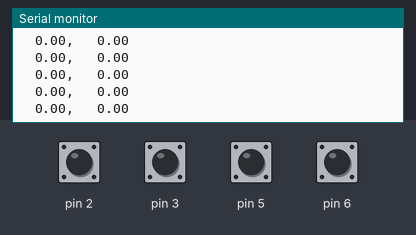
A sketch run on a simulated Arduino Uno, built with avr-gcc and run on an emulated ATmega328P. Shown: the last lines printed to the serial monitor. The test bench sets the inputs (shaded band); at power-on: pin 2, pin 3, pin 5, pin 6 HIGH.

Above: at 1.2 s.
1.3 s: pin 2 pulled LOW for 0.15 s
At 2.1 s:
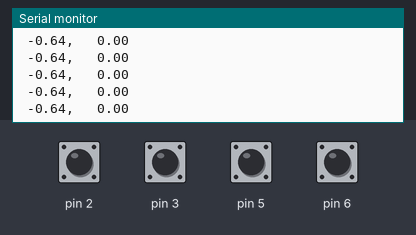
3.4 s: pin 3 pulled LOW for 0.15 s
At 4.1 s:
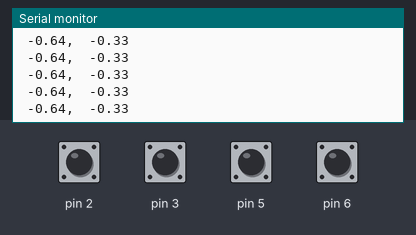

The sketch:

encoder.ino
```cpp
volatile long temp_inner, temp_outer, counter_inner = 0, counter_outer = 0; //This variable will increase or decrease depending on the rotation of encoder
float angle_inner, angle_outer;
void setup() {
  Serial.begin (9600);

  pinMode(2, INPUT_PULLUP);
  pinMode(3, INPUT_PULLUP);
  pinMode(6, INPUT_PULLUP);
  pinMode(5, INPUT_PULLUP);

  attachInterrupt(0, ai0, RISING);
  attachInterrupt(1, ai1, RISING);
  }

  void loop() {
  // Send the value of counter
  if( counter_inner != temp_inner ){
  // Serial.print("inner:");
  angle_inner = 0.0867*counter_inner - 0.7223;
  // Serial.println (angle_inner);
  temp_inner = counter_inner;
  }
  if( counter_outer != temp_outer ){
  // Serial.print("outer:");
  angle_outer = -0.1041*counter_outer - 0.2213;
  // double angle_outer = -0.0663*counter_outer - 3.4483;
  // Serial.println (angle_outer);
  temp_outer = counter_outer;
  }
  char buffer1[32];
  char buffer2[32];

  dtostrf(angle_inner, 6, 2, buffer1);
  strcat(buffer1, ", ");
  dtostrf(angle_outer, 6, 2, buffer2);
  strcat(buffer1,buffer2);
  Serial.println(buffer1);
  delay(10);
  }

  void ai0() {
  // ai0 is activated if DigitalPin nr 2 is going from LOW to HIGH
  // Check pin 3 to determine the direction
  if(digitalRead(6)==LOW) {
  counter_inner--;
  }else{
  counter_inner++;
  }
  }

  void ai1() {
  // ai0 is activated if DigitalPin nr 3 is going from LOW to HIGH
  // Check with pin 2 to determine the direction
  if(digitalRead(5)==LOW) {
  counter_outer--;
  }else{
  counter_outer++;
  }


  }
```

Measured:
- after the input at 1.3 s, the serial monitor: prints a new line after 0.21 s (image 1)
- after the input at 3.4 s, the serial monitor: prints a new line after 0.21 s (image 2)
